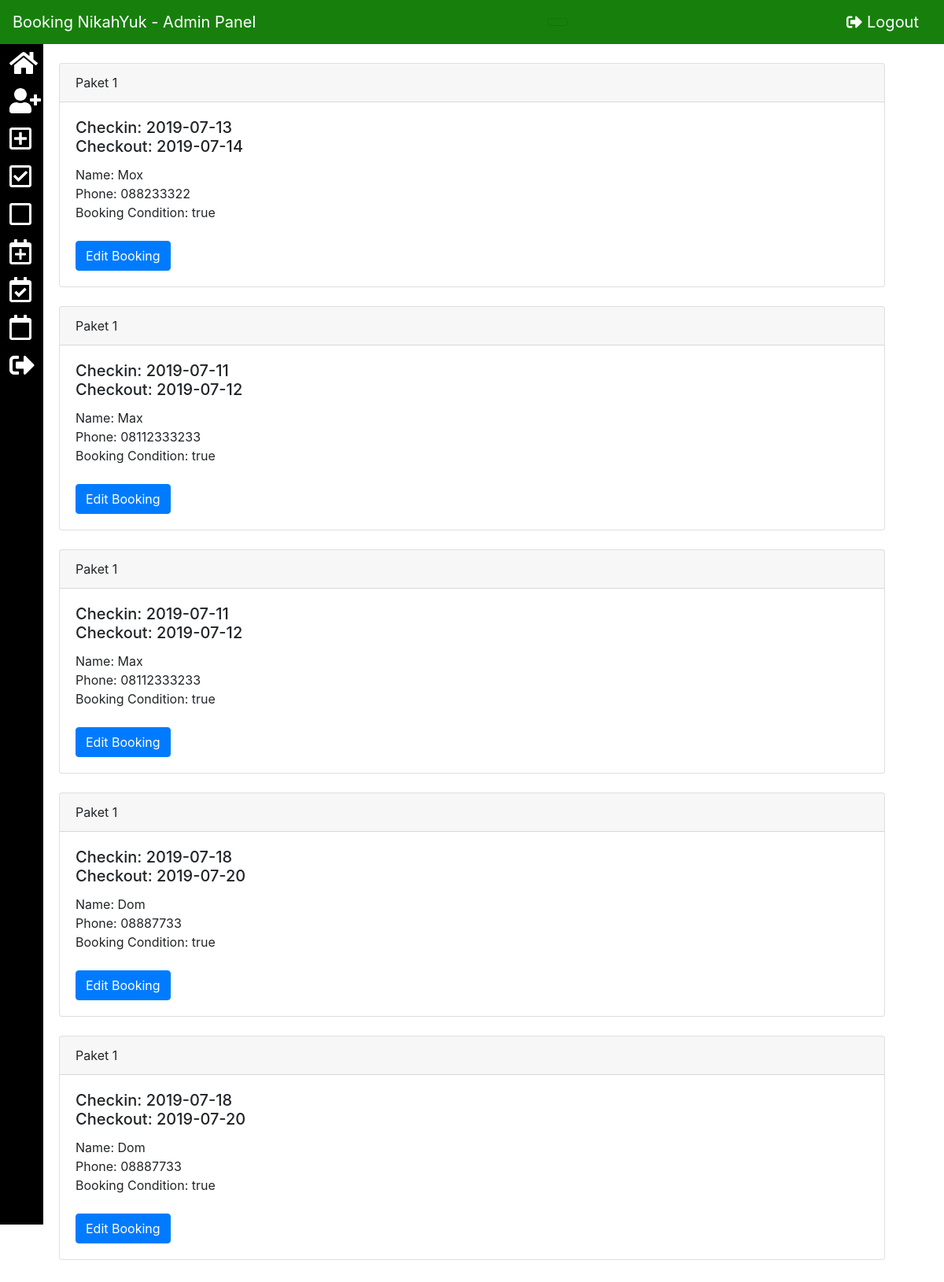
Page /admin/show_all_booking.php on the committed database.
### tables this page shows
CREATE TABLE `paket` (
  `paket_id` int(200) NOT NULL,
  `paket_cat` text NOT NULL,
  `checkin` date NOT NULL,
  `checkout` date NOT NULL,
  `name` text NOT NULL,
  `phone` text NOT NULL,
  `book` text NOT NULL
);

### admin/include/class.user.php (called while the page is built, shortened)
<?php
        class user
        {
            public function __construct()
            {
                $this->db=new mysqli(DB_SERVER,DB_USERNAME,DB_PASSWORD,DB_DATABASE);
            }
        }
?>

### admin/show_all_booking.php (the view, shortened to what this page needs)
<?php
include_once 'include/class.user.php';
$user=new User();
?>
<link href="//maxcdn.bootstrapcdn.com/bootstrap/4.0.0/css/bootstrap.min.css" rel="stylesheet" id="bootstrap-css">
<!DOCTYPE html>
<html lang="en">
<head>
    <link href="./css/hi.css" rel="stylesheet">
</head>
<body>
    <div class="container-fluid">
        <nav class="navbar navbar-toggleable-md navbar-light bg-faded">
			<a class="navbar-brand" href="#">
				Booking NikahYuk - Admin Panel
			</a>
            <button class="navbar-toggler navbar-toggler-right" type="button" data-toggle="collapse" data-target="#bs-example-navbar-collapse-1">
            </button> <a class="navbar-brand" href="admin.php?q=logout"><i class="fas fa-sign-out-alt"></i> Logout</a>
        </nav>
    </div>
    <div class="container-fluid">
        <div class="sidebar left">
            <ul class="list-sidebar bg-defoult">
                <li>
                    <a href="admin.php" data-toggle="collapse" data-target="#dashboard" class="collapsed active">
                        <i class="fa fa-home fa-w-14 fa-2x" title="Admin Dashboard"></i>
                    </a>
                </li>
                <li>
                    <a href="registration.php" data-toggle="collapse" data-target="#dashboard" class="collapsed active">
                        <i class="fas fa-user-plus fa-w-14 fa-2x" title="Tambah Admin"></i>
                    </a>
                </li>
                <li>
                    <a href="addpaket.php" data-toggle="collapse" data-target="#dashboard" class="collapsed active">
                        <i class="far fa-plus-square fa-w-14 fa-2x" title="Tambah Paket"></i> <span class="nav-label">  </span>
                    </a>
                </li>
                <li>
                    <a href="show_paket_cat.php" data-toggle="collapse" data-target="#dashboard" class="collapsed active">
                        <i class="far fa-check-square fa-w-14 fa-2x" title="Ubah Paket"></i> <span class="nav-label">  </span>
                    </a>
                </li>
                <li>
                    <a href="show_paket_cat.php" data-toggle="collapse" data-target="#dashboard" class="collapsed active">
                        <i class="far fa-square fa-w-14 fa-2x" title="Lihat Paket"></i> <span class="nav-label">  </span>
                    </a>
                </li>
                <li>
                    <a href="booking.php" data-toggle="collapse" data-target="#dashboard" class="collapsed active">
                        <i class="far fa-calendar-plus fa-w-14 fa-2x" title="Tambah Pesanan"></i> <span class="nav-label">  </span>
                    </a>
                </li>
                <li>
                    <a href="show_all_booking.php" data-toggle="collapse" data-target="#dashboard" class="collapsed active">
                        <i class="far fa-calendar-check fa-w-14 fa-2x" title="Edit Pesanan"></i> <span class="nav-label">  </span>
                    </a>
                </li>
                <li>
                    <a href="show_all_booking.php" data-toggle="collapse" data-target="#dashboard" class="collapsed active">
                        <i class="far fa-calendar fa-w-14 fa-2x" title="Lihat Pesanan"></i> <span class="nav-label">  </span>
                    </a>
                </li>
                <li>
                    <a href="admin.php?q=logout" data-toggle="collapse" data-target="#dashboard" class="collapsed active">
                        <i class="fas fa-sign-out-alt fa-w-14 fa-2x" title="Keluar"></i> <span class="nav-label">  </span>
                    </a>
                </li>
            </ul>
        </div>
        <div class="contan-body">
            <div class="col-12">
                    <div class="side-body">
						<?php
						$sql="SELECT * FROM paket WHERE book='true'";
						$result = mysqli_query($user->db, $sql);
						if($result)
						{
							if(mysqli_num_rows($result) > 0)
							{
								while($row = mysqli_fetch_array($result))
								{
									echo "
											<div class='card'>
											  <div class='card-header'>
												".$row['paket_cat']."
											  </div>
											  <div class='card-body'>
												<h5 class='card-title'>Checkin: ".$row['checkin']." <br/>Checkout: ".$row['checkout']."</h5>
												<p class='card-text'>Name: ".$row['name']."</p>
												<p class='card-text'>Phone: ".$row['phone']."</p>
												<p class='card-text'>Booking Condition: ".$row['book']."</p><br/>
												<a href='edit_all_booking.php?id=".$row['paket_id']."' class='btn btn-primary'>Edit Booking</a>
											  </div>
											</div><br>
										 ";
								}
							}
							else
							{
								echo "NO Data Exist";
							}
						}
						else
						{
							echo "Cannot connect to server".$result;
						}
						?>
                    </div>
            </div>
        </div>
    </div>
</body>
</html>

### admin/css/hi.css (style rules this page uses)
a { color: #0488ae; text-decoration: none; }
html { -webkit-text-size-adjust: 100%; -ms-text-size-adjust: 100%; }
body { margin: 0; }
html, body { width: 100%; height: 100%; }
article, aside, details, figcaption, figure, footer, header, main, menu, nav, section, summary { display: block; }
a { background-color: transparent; text-decoration: none; }
h1, h2, h3, h4, h5, h6, p, ul, ol { margin: 0px; padding: 0px; }
.sidebar { position: absolute; width: 55px; height: 1500px; background-color: #000; transition: all 0.5s ease-in-out; }
.bg-defoult { background-color: #222; }
.sidebar ul { list-style: none; margin: 0px; padding: 0px; }
.sidebar li a, .sidebar li a.collapsed.active { display: block; padding: 8px 12px; color: #fff; border-left: 0px solid #dedede; text-decoration: none; }
.sidebar li a.active { background-color: #000; border-left: 5px solid #dedede; transition: all 0.5s ease-in-out; }
.bg-faded { background-color: #17800c; }
.navbar-light .navbar-brand, .navbar-light .navbar-toggler { color: #ffffff; }
.container-fluid { padding-right: 0px; padding-left: 0px; }
.contan-body { padding: 2% 5%; }

### rows in the picture
paket: paket_cat "Paket 1", checkin "2019-07-13", checkout "2019-07-14", name "Mox", phone "088233322", book "true"
paket: paket_cat "Paket 1", checkin "2019-07-11", checkout "2019-07-12", name "Max", phone "08112333233", book "true"
paket: paket_cat "Paket 1", checkin "2019-07-11", checkout "2019-07-12", name "Max", phone "08112333233", book "true"
paket: paket_cat "Paket 1", checkin "2019-07-18", checkout "2019-07-20", name "Dom", phone "08887733", book "true"
paket: paket_cat "Paket 1", checkin "2019-07-18", checkout "2019-07-20", name "Dom", phone "08887733", book "true"
